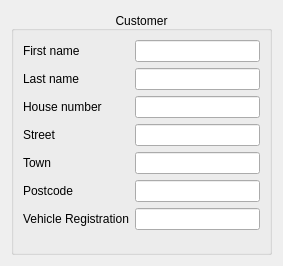
<?xml version="1.0" encoding="UTF-8"?>
<ui version="4.0">
 <class>customerWidget</class>
 <widget class="QWidget" name="customerWidget">
  <property name="geometry">
   <rect>
    <x>0</x>
    <y>0</y>
    <width>283</width>
    <height>266</height>
   </rect>
  </property>
  <property name="windowTitle">
   <string>Form</string>
  </property>
  <layout class="QVBoxLayout" name="verticalLayout">
   <item>
    <widget class="QGroupBox" name="customerGroupBox">
     <property name="title">
      <string>Customer</string>
     </property>
     <property name="alignment">
      <set>Qt::AlignBottom|Qt::AlignHCenter</set>
     </property>
     <property name="flat">
      <bool>false</bool>
     </property>
     <property name="checkable">
      <bool>false</bool>
     </property>
     <layout class="QFormLayout" name="formLayout">
      <item row="0" column="0">
       <widget class="QLabel" name="firstNameLabel">
        <property name="text">
         <string>First name</string>
        </property>
       </widget>
      </item>
      <item row="0" column="1">
       <widget class="ValidatingLineEdit" name="firstNameEdit">
        <property name="sizePolicy">
         <sizepolicy hsizetype="Preferred" vsizetype="Fixed">
          <horstretch>0</horstretch>
          <verstretch>0</verstretch>
         </sizepolicy>
        </property>
        <property name="toolTip">
         <string>Line edit that provides custom validation.</string>
        </property>
        <property name="whatsThis">
         <string>Base widget for custom validation.</string>
        </property>
        <property name="regexString" stdset="0">
         <string>name</string>
        </property>
       </widget>
      </item>
      <item row="1" column="0">
       <widget class="QLabel" name="lastNameLabel">
        <property name="text">
         <string>Last name</string>
        </property>
       </widget>
      </item>
      <item row="1" column="1">
       <widget class="ValidatingLineEdit" name="lastNameEdit">
        <property name="sizePolicy">
         <sizepolicy hsizetype="Preferred" vsizetype="Fixed">
          <horstretch>0</horstretch>
          <verstretch>0</verstretch>
         </sizepolicy>
        </property>
        <property name="toolTip">
         <string>Line edit that provides custom validation.</string>
        </property>
        <property name="whatsThis">
         <string>Base widget for custom validation.</string>
        </property>
        <property name="regexString" stdset="0">
         <string>name</string>
        </property>
       </widget>
      </item>
      <item row="2" column="0">
       <widget class="QLabel" name="houseNumberLabel">
        <property name="text">
         <string>House number</string>
        </property>
       </widget>
      </item>
      <item row="2" column="1">
       <widget class="ValidatingLineEdit" name="houseNumberEdit">
        <property name="sizePolicy">
         <sizepolicy hsizetype="Preferred" vsizetype="Fixed">
          <horstretch>0</horstretch>
          <verstretch>0</verstretch>
         </sizepolicy>
        </property>
        <property name="toolTip">
         <string>Line edit that provides custom validation.</string>
        </property>
        <property name="whatsThis">
         <string>Base widget for custom validation.</string>
        </property>
        <property name="regexString" stdset="0">
         <string>houseNumber</string>
        </property>
       </widget>
      </item>
      <item row="3" column="0">
       <widget class="QLabel" name="streetLabel">
        <property name="text">
         <string>Street</string>
        </property>
       </widget>
      </item>
      <item row="3" column="1">
       <widget class="ValidatingLineEdit" name="streetEdit">
        <property name="sizePolicy">
         <sizepolicy hsizetype="Preferred" vsizetype="Fixed">
          <horstretch>0</horstretch>
          <verstretch>0</verstretch>
         </sizepolicy>
        </property>
        <property name="toolTip">
         <string>Line edit that provides custom validation.</string>
        </property>
        <property name="whatsThis">
         <string>Base widget for custom validation.</string>
        </property>
        <property name="regexString" stdset="0">
         <string>street</string>
        </property>
       </widget>
      </item>
      <item row="4" column="0">
       <widget class="QLabel" name="townLabel">
        <property name="text">
         <string>Town</string>
        </property>
       </widget>
      </item>
      <item row="4" column="1">
       <widget class="ValidatingLineEdit" name="townEdit">
        <property name="sizePolicy">
         <sizepolicy hsizetype="Preferred" vsizetype="Fixed">
          <horstretch>0</horstretch>
          <verstretch>0</verstretch>
         </sizepolicy>
        </property>
        <property name="toolTip">
         <string>Line edit that provides custom validation.</string>
        </property>
        <property name="whatsThis">
         <string>Base widget for custom validation.</string>
        </property>
        <property name="regexString" stdset="0">
         <string>town</string>
        </property>
       </widget>
      </item>
      <item row="5" column="0">
       <widget class="QLabel" name="postcodeLabel">
        <property name="text">
         <string>Postcode</string>
        </property>
       </widget>
      </item>
      <item row="5" column="1">
       <widget class="ValidatingLineEdit" name="postcodeEdit">
        <property name="sizePolicy">
         <sizepolicy hsizetype="Preferred" vsizetype="Fixed">
          <horstretch>0</horstretch>
          <verstretch>0</verstretch>
         </sizepolicy>
        </property>
        <property name="toolTip">
         <string>Line edit that provides custom validation.</string>
        </property>
        <property name="whatsThis">
         <string>Base widget for custom validation.</string>
        </property>
        <property name="regexString" stdset="0">
         <string>postcode</string>
        </property>
       </widget>
      </item>
      <item row="6" column="0">
       <widget class="QLabel" name="vehicleRegistrationLabel">
        <property name="text">
         <string>Vehicle Registration</string>
        </property>
       </widget>
      </item>
      <item row="6" column="1">
       <widget class="ValidatingLineEdit" name="customerRegEdit">
        <property name="sizePolicy">
         <sizepolicy hsizetype="Preferred" vsizetype="Fixed">
          <horstretch>0</horstretch>
          <verstretch>0</verstretch>
         </sizepolicy>
        </property>
        <property name="toolTip">
         <string>Line edit that provides custom validation.</string>
        </property>
        <property name="whatsThis">
         <string>Base widget for custom validation.</string>
        </property>
        <property name="regexString" stdset="0">
         <string>post2001Reg</string>
        </property>
       </widget>
      </item>
     </layout>
    </widget>
   </item>
  </layout>
 </widget>
 <customwidgets>
  <customwidget>
   <class>ValidatingLineEdit</class>
   <extends>QLineEdit</extends>
   <header>custom_widgets.validatingLineEdit</header>
  </customwidget>
 </customwidgets>
 <resources/>
 <connections/>
</ui>
